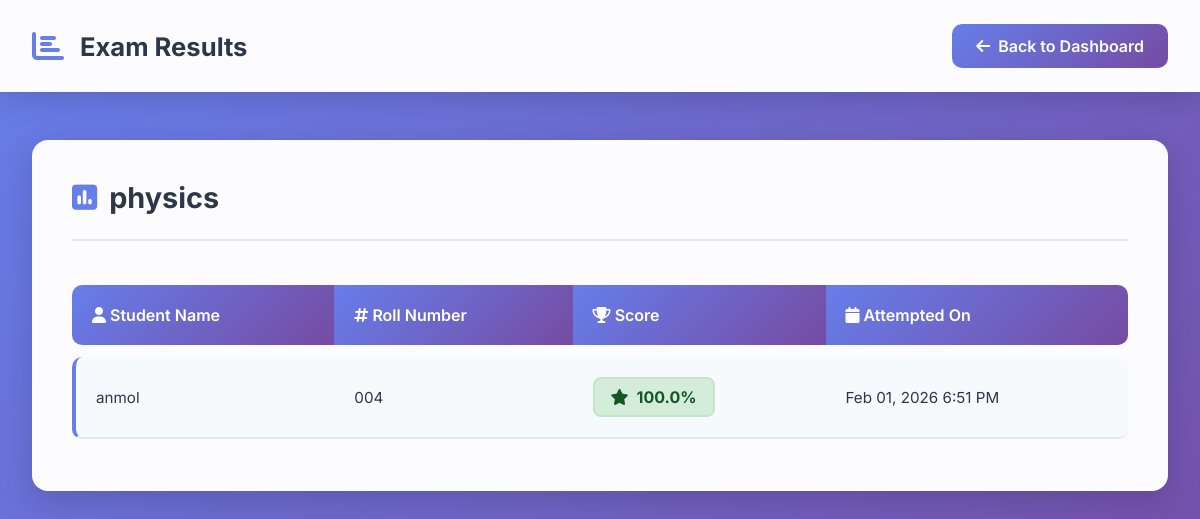
Page /accounts/teacher/exam/9/results/ (signed in) on the committed database.
### accounts/models.py (models this page shows, shortened)
class Exam(models.Model):
    name = models.CharField(max_length=200)
    created_by = models.ForeignKey(User, on_delete=models.CASCADE)  # teacher
    is_active = models.BooleanField(default=True)
    allow_calculator = models.BooleanField(default=False)
    course = models.ForeignKey(Course, on_delete=models.CASCADE, default=1)
    subject = models.ForeignKey('Subject', on_delete=models.CASCADE, )

class Result(models.Model):
    student = models.ForeignKey(Profile, on_delete=models.CASCADE)
    exam = models.ForeignKey(Exam, on_delete=models.CASCADE)
    score = models.FloatField(default=0)
    attempted_on = models.DateTimeField(auto_now_add=True)

class Profile(models.Model):
    ROLE_CHOICES = (
        ('student', 'Student'),
        ('teacher', 'Teacher'),
    )
    user = models.OneToOneField(User, on_delete=models.CASCADE)
    role = models.CharField(max_length=10, choices=ROLE_CHOICES)
    approved = models.BooleanField(default=True)
    roll_number = models.CharField(max_length=20, blank=True, null=True)
    course = models.ForeignKey('Course', on_delete=models.SET_NULL, blank=True, null=True)
    is_teacher = models.BooleanField(default=False)

### accounts/views.py (the view, shortened to what this page needs)
# urls.py: path('teacher/exam/<int:exam_id>/results/', views.teacher_exam_results, name='teacher_exam_results'),
@login_required
def teacher_exam_results(request, exam_id):
    exam = get_object_or_404(Exam, id=exam_id, created_by=request.user)
    student_exams = StudentExam.objects.filter(exam=exam, is_submitted=True).select_related('student', 'student__profile')
    results = Result.objects.filter(exam=exam).select_related('student', 'student__user')
    if student_exams.exists():
        scores = [se.score for se in student_exams if se.score is not None]
        if scores:
            exam_stats = {
                'total_attempts': student_exams.count(),
                'average_score': round(sum(scores) / len(scores), 1),
                'highest_score': max(scores),
                'lowest_score': min(scores),
                'pass_count': len([s for s in scores if s >= 60]),
                'fail_count': len([s for s in scores if s < 60]),
                'pass_percentage': round(len([s for s in scores if s >= 60]) / len(scores) * 100, 1) if scores else 0
            }
    return render(request, 'accounts/teacher_exam_results.html', {
        'exam': exam,
        'results': results,
        'student_exams': student_exams,
        'exam_stats': exam_stats
    })

### accounts/templates/accounts/teacher_exam_results.html (shortened to what this page needs)
<!DOCTYPE html>
<html lang="en">
<head>
    <link rel="stylesheet" href="https://cdnjs.cloudflare.com/ajax/libs/font-awesome/6.5.1/css/all.min.css">
</head>
<body>
    <div class="navbar">
        <div class="navbar-brand">
            <i class="fas fa-chart-bar"></i>
            <h1>Exam Results</h1>
        </div>
        <a href="{% url 'teacher_dashboard' %}" class="back-btn">
            <i class="fas fa-arrow-left"></i>
            <span>Back to Dashboard</span>
        </a>
    </div>
    <div class="container">
        <div class="results-card">
            <div class="card-header">
                <div class="card-title">
                    <i class="fas fa-poll"></i>
                    <h2>{{ exam.name }}</h2>
                </div>
            </div>
            {% if results %}
            <table class="results-table">
                <thead>
                    <tr>
                        <th><i class="fas fa-user"></i> Student Name</th>
                        <th><i class="fas fa-hashtag"></i> Roll Number</th>
                        <th><i class="fas fa-trophy"></i> Score</th>
                        <th><i class="fas fa-calendar"></i> Attempted On</th>
                    </tr>
                </thead>
                <tbody>
                    {% for result in results %}
                    <tr>
                        <td>{{ result.student.user.username }}</td>
                        <td>{{ result.student.roll_number|default:"N/A" }}</td>
                        <td>
                            {% if result.score >= 80 %}
                                <span class="score-badge excellent">
                                    <i class="fas fa-star"></i>
                                    {{ result.score }}%
                                </span>
                            {% elif result.score >= 60 %}
                                <span class="score-badge good">
                                    <i class="fas fa-check"></i>
                                    {{ result.score }}%
                                </span>
                            {% elif result.score >= 40 %}
                                <span class="score-badge average">
                                    <i class="fas fa-minus"></i>
                                    {{ result.score }}%
                                </span>
                            {% else %}
                                <span class="score-badge poor">
                                    <i class="fas fa-times"></i>
                                    {{ result.score }}%
                                </span>
                            {% endif %}
                        </td>
                        <td>{{ result.attempted_on|date:"M d, Y g:i A" }}</td>
                    </tr>
                    {% endfor %}
                </tbody>
            </table>
            {% else %}
            <div class="no-results">
                <i class="fas fa-clipboard-list"></i>
                <h3>No Results Yet</h3>
                <p>Students haven't taken this exam yet</p>
            </div>
            {% endif %}
        </div>
    </div>
</body>
</html>

### accounts/templates/accounts/teacher_exam_results.html (style rules this page uses)
* { margin: 0; padding: 0; box-sizing: border-box; }
body { font-family: 'Inter', sans-serif; min-height: 100vh; background: linear-gradient(135deg, #667eea 0%, #764ba2 100%); position: relative; overflow-x: hidden; }
body::before { content: ''; position: fixed; top: 0; left: 0; width: 100%; height: 100%; background: url('https://images.unsplash.com/photo-1454165804606-c3d57bc86b40?w=1600&q=80') center/cover, linear-gradient(135deg, rgba(102, 126, 234, 0.92) 0%, rgba(118, 75, 162, 0.92) 100%); background-blend-mode: overlay; z-index: -1; animation: backgroundShift 25s ease-in-out infinite; }
.navbar { background: rgba(255, 255, 255, 0.98); backdrop-filter: blur(15px); padding: 1.5rem 2rem; box-shadow: 0 6px 25px rgba(0, 0, 0, 0.15); display: flex; justify-content: space-between; align-items: center; position: sticky; top: 0; z-index: 100; }
.navbar-brand { display: flex; align-items: center; gap: 1rem; }
.navbar-brand i { font-size: 2rem; color: #667eea; }
.navbar-brand h1 { font-size: 1.6rem; color: #2d3748; }
.back-btn { text-decoration: none; padding: 0.75rem 1.5rem; background: linear-gradient(135deg, #667eea, #764ba2); color: white; border-radius: 10px; font-weight: 600; transition: all 0.3s ease; display: inline-flex; align-items: center; gap: 0.5rem; }
.container { max-width: 1200px; margin: 3rem auto; padding: 0 2rem 3rem; }
.results-card { background: rgba(255, 255, 255, 0.98); border-radius: 16px; padding: 2.5rem; box-shadow: 0 10px 30px rgba(0, 0, 0, 0.15); }
.card-header { display: flex; align-items: center; justify-content: space-between; margin-bottom: 2rem; padding-bottom: 1.5rem; border-bottom: 2px solid #e2e8f0; }
.card-title { display: flex; align-items: center; gap: 0.75rem; }
.card-title i { font-size: 1.8rem; color: #667eea; }
.card-title h2 { font-size: 1.8rem; color: #2d3748; }
.results-table { width: 100%; border-collapse: separate; border-spacing: 0 0.75rem; }
.results-table thead th { background: linear-gradient(135deg, #667eea, #764ba2); color: white; padding: 1.25rem; text-align: left; font-weight: 600; font-size: 1rem; }
.results-table thead th:first-child { border-top-left-radius: 10px; border-bottom-left-radius: 10px; }
.results-table thead th:last-child { border-top-right-radius: 10px; border-bottom-right-radius: 10px; }
.results-table tbody tr { background: #f7fafc; transition: all 0.3s ease; }
.results-table tbody td { padding: 1.25rem; border-bottom: 2px solid #e2e8f0; color: #2d3748; font-size: 0.95rem; }
.results-table tbody tr td:first-child { border-left: 4px solid #667eea; border-top-left-radius: 10px; border-bottom-left-radius: 10px; }
.results-table tbody tr td:last-child { border-top-right-radius: 10px; border-bottom-right-radius: 10px; }
.score-badge { display: inline-flex; align-items: center; gap: 0.5rem; padding: 0.5rem 1rem; border-radius: 8px; font-weight: 700; font-size: 1rem; }
.score-badge.excellent { background: #d4edda; color: #155724; border: 2px solid #c3e6cb; }

### rows in the picture
Exam: name "physics"
Result: student.user.username "anmol", student.roll_number "004", score "100.0", attempted_on "Feb 01, 2026 6:51 PM"
